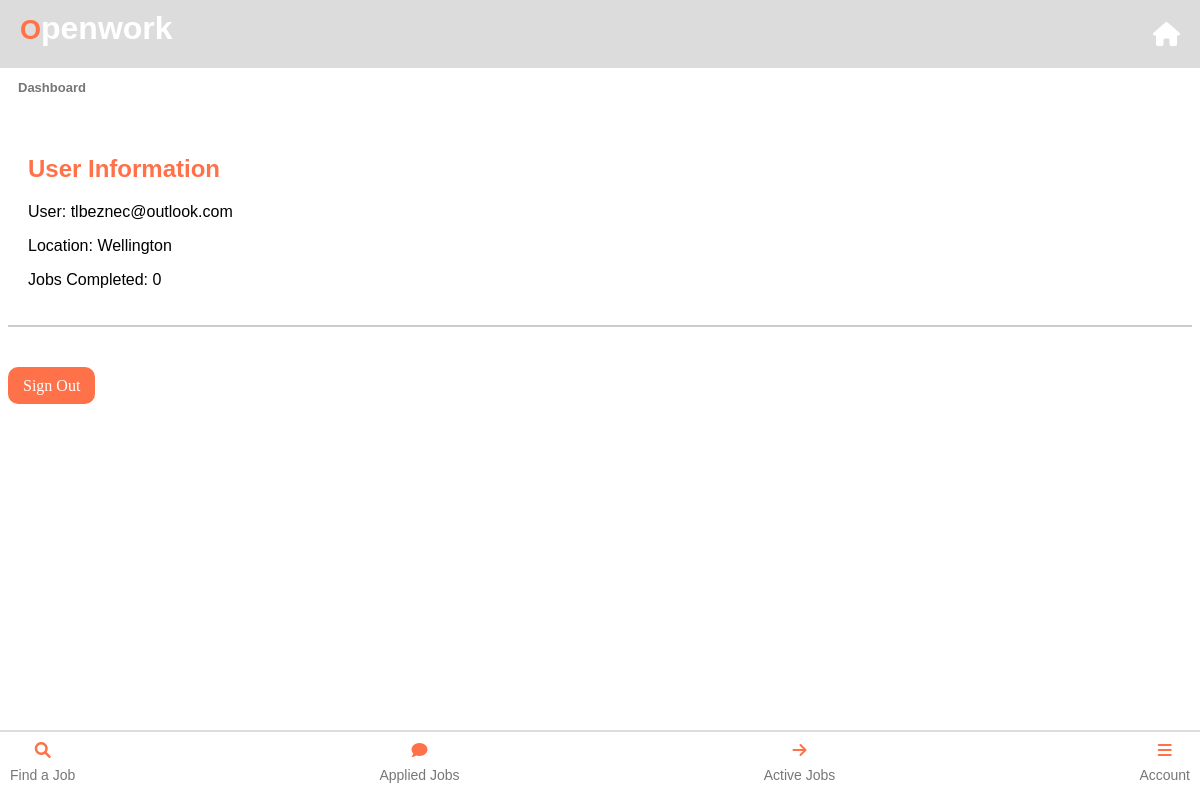
Page /labourer/dashboard (signed in) on the committed database.
### app.py (models this page shows)
class User(UserMixin, db.Model):
    id = db.Column(db.Integer, primary_key=True)
    user_type = db.Column(db.String(20), nullable=False, default='labourer')
    location = db.Column(db.String(100), nullable=False)
    email = db.Column(db.String(100), unique=True, nullable=False)
    password = db.Column(db.String(100), nullable=False)
    first_name = db.Column(db.String(50), nullable=True)  # Initially nullable
    last_name = db.Column(db.String(50), nullable=True)   # Initially nullable
    jobs_completed = db.Column(db.Integer, default=0)
    business_profile = db.relationship('BusinessProfile', backref='user', uselist=False)
    profile_image = db.relationship('UserProfileImage', backref='user', uselist=False)
    labourer_profile = db.relationship('LabourerProfile', backref='user', uselist=False)
    company_details = db.relationship('CompanyDetails', uselist=False)

### app.py (the view)
@app.route('/labourer/dashboard')
@login_required
def labourer_dashboard():
    return render_template('labourer_home.html', current_user=current_user)

### app.py (called while the page is built)
@login_manager.user_loader
def load_user(user_id):
    return User.query.get(int(user_id))  # Load a user by ID

### templates/labourer_home.html (shortened to what this page needs)
<!DOCTYPE html>
<html lang="en">
<head>
  <link rel="stylesheet" href="https://cdnjs.cloudflare.com/ajax/libs/font-awesome/6.0.0-beta3/css/all.min.css">
  <link rel="stylesheet" href="{{ url_for('static', filename='labourer_home.css') }}">
</head>
<body>
 {% extends 'base_labour.html' %}
{% block content %}
<div class="info-container">
    <h1>Dashboard</h1>
</div>
<div class="section-button-container">
    <h2>User Information</h2>
    <p>User: {{ current_user.email }}</p>
    <p>Location: {{ current_user.location }}</p>
    <p>Jobs Completed: {{ current_user.jobs_completed }}</p>
</div>
<div>
    <a href="{{ url_for('logout') }}" class="sign-out-button">Sign Out</a>
</div>
{% endblock %}

### static/labourer_home.css (style rules this page uses)
.info-container { background-color: #fff; margin-bottom: 20px; margin-left: 10px; }
.info-container h1 { color: #585858d3; font-size: small; }
.section-button-container { background-color: #fff; padding: 20px; border-bottom: 2px solid #ccc; font-family: 'Lucida Sans', 'Lucida Sans Regular', 'Lucida Grande', 'Lucida Sans Unicode', Geneva, Verdana, sans-serif; margin-bottom: 50px; }
h2 { color: #ff7148; }
.sign-out-button { background-color: #ff7148; color: white; border: none; padding: 10px 15px; cursor: pointer; border-radius: 10px; font-size: 16px; }

### templates/labourer_home.html (style rules this page uses)
.sign-out-button { text-decoration: none; }

### templates/base_labour.html (style rules this page uses)
h1 { color: #ff7148; font-family: "Arial", sans-serif; margin-bottom: 10px; }
h1 { font-size: 24px; margin: 0; padding: 0; border-top-right-radius: ; }

### rows in the picture
User: email "tlbeznec@outlook.com", location "Wellington", jobs_completed "0"
